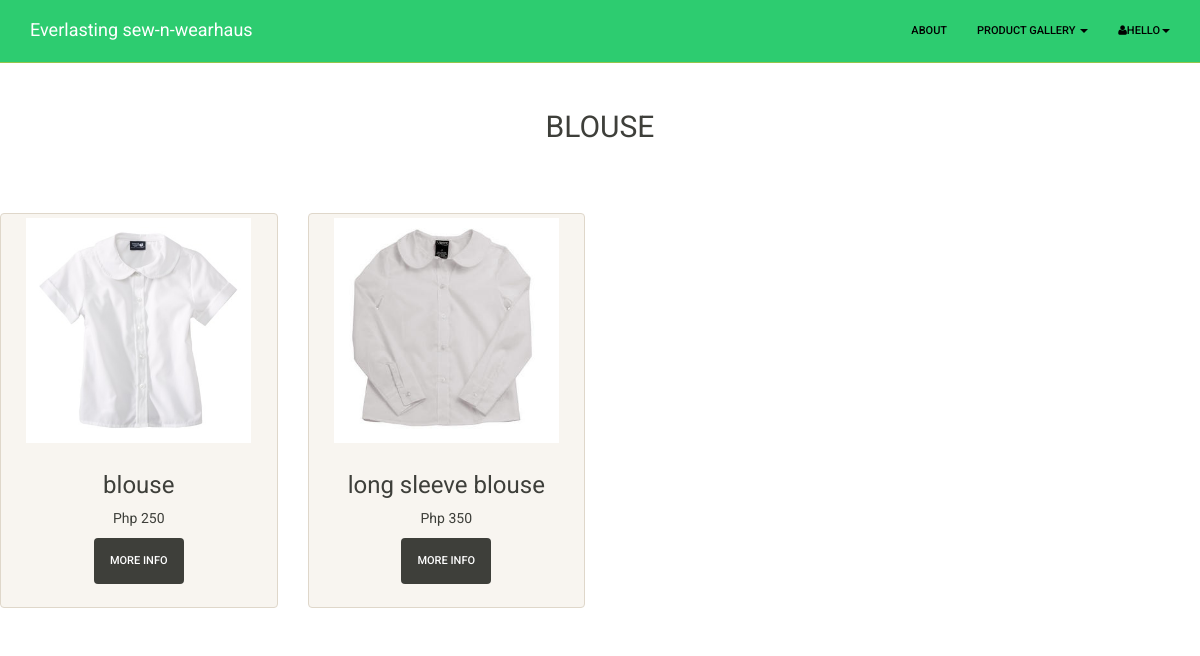
Page /sb-customer/blouseproduct.php (signed in) on the committed database.
### tables this page shows
CREATE TABLE IF NOT EXISTS `products` (
  `id` int(15) NOT NULL AUTO_INCREMENT,
  `image` text NOT NULL,
  `name` text NOT NULL,
  `description` text NOT NULL,
  `price` int(15) NOT NULL,
  `category` int(15) NOT NULL,
  PRIMARY KEY (`id`)
);

### sb-customer/blouseproduct.php (the view, shortened to what this page needs)
<!DOCTYPE html>
<html lang="en">
<head>
	   <link href="css/style" rel="stylesheet">
    <link href="../css/bootstrap.css" rel="stylesheet">
	<link href="../css/modern-business.css" rel="stylesheet">
    <link href="../font-awesome/css/font-awesome.min.css" rel="stylesheet">
</head>
<body>
    <nav class="navbar navbar-inverse navbar-fixed-top" role="navigation">
        <div class="container">
            <div class="navbar-header">
                <a class="navbar-brand" href="index.php">Everlasting sew-n-wearhaus</a>
            </div>
            <div class="collapse navbar-collapse navbar-ex1-collapse">
                <ul class="nav navbar-nav navbar-right">
                    <li><a href="about.php">About</a>
                    </li>
                    <li class="dropdown">
                        <a href="productgallery.php" class="dropdown-toggle" data-toggle="dropdown">Product Gallery <b class="caret"></b></a>
                    </li>
					<li class="dropdown ">
              <a href="#" class="dropdown-toggle" data-toggle="dropdown"><i class="fa fa-user"></i><?php echo $_SESSION['fname'];?><b class="caret"></b></a>
            </li>
                </ul>
            </div>
        </div>
    </nav>
    <div class="row text-center">
<br><br><h2>BLOUSE</h2><br><br><br>
			<?php
				$querry = mysql_query("SELECT * FROM products where category=3");
				while($rows = mysql_fetch_assoc($querry))
				{
						$id = $rows['id'];
						$name = $rows['name'];
						$price = $rows['price'];
						$image = $rows['image'];
			?>
            <div class="col-lg-3 col-md-6 hero-feature">
                <div class="thumbnail">
					<div>
                    <img src="image/products/<?php echo $image; ?>" alt="" width="225px" height="225px">
                    </div>
					<div class="caption">
                        <h3><?php echo $name;?></h3>
                        <p><?php echo "Php " . $price;?></p>
                    <p> <a href="view.php?id=<?php echo $id ?>" class="btn btn-default">More Info</a>
                        </p>
                    </div>
                </div>
            </div>
			<?php } ?>
        </div>
</body>
</html>

### css/modern-business.css (style rules this page uses)
html, body { height: 100%; }
body { padding-top: 50px; }

### rows in the picture
products: image (picture), name "blouse", price "250"
products: image (picture), name "long sleeve blouse", price "350"

### other values in the picture
$_SESSION['fname'] "HELLO"
